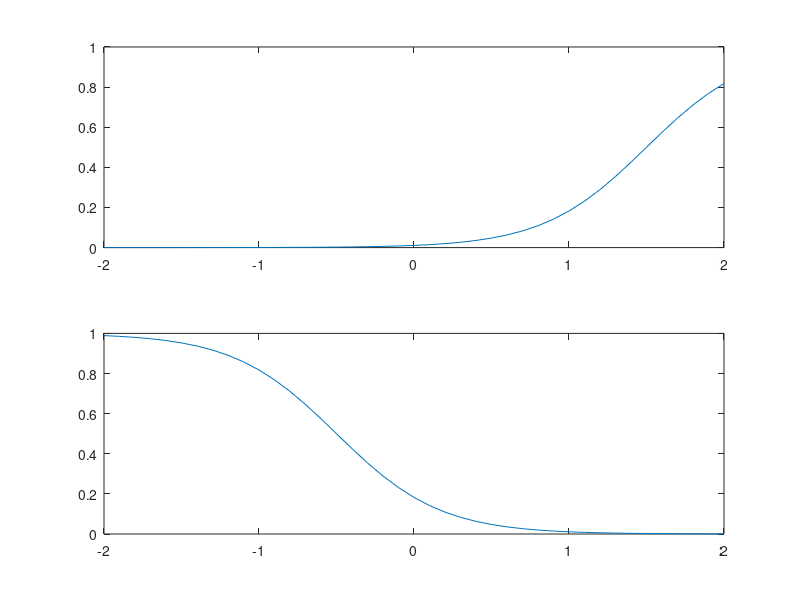

Reproduce this figure in MATLAB.
x=-2:0.1:2;
N=length(x);

Y1 = zeros(1,N);
w = 1; q = 1.5; k=3;
for n = 1:N
      Y1(n) = 1/(1+exp(-k*(w*x(n)-q)));
end

Y2 = zeros(1,N);
w = -1; q = 0.5; k = 3;
for n = 1:N;
    Y2(n) = 1/(1+exp(-k*(w*x(n)-q)));
end
subplot(2,1,1);plot(x,Y1);
subplot(2,1,2);plot(x,Y2)
